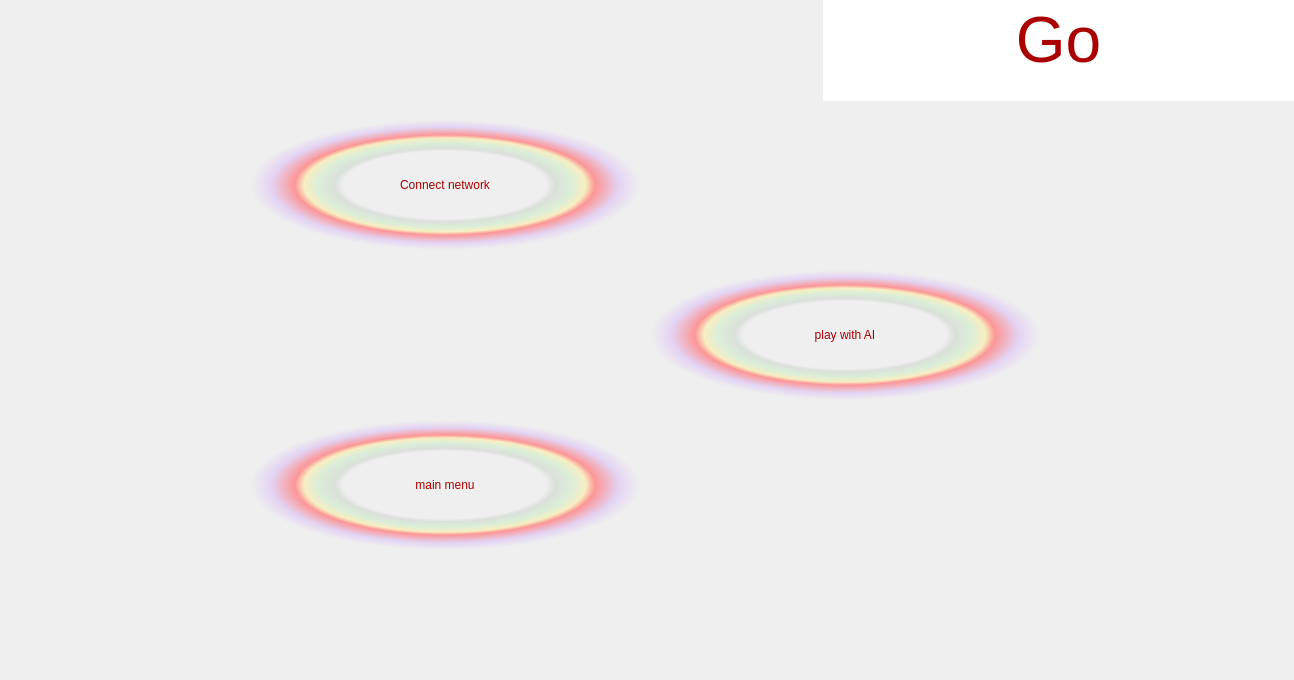
<?xml version="1.0" encoding="UTF-8"?>
<ui version="4.0">
 <class>go</class>
 <widget class="QWidget" name="go">
  <property name="geometry">
   <rect>
    <x>0</x>
    <y>0</y>
    <width>1294</width>
    <height>680</height>
   </rect>
  </property>
  <property name="windowTitle">
   <string>Form</string>
  </property>
  <property name="styleSheet">
   <string notr="true">background-image:url(:/go.png);
background-position:top right;</string>
  </property>
  <widget class="QPushButton" name="pushButton_3">
   <property name="geometry">
    <rect>
     <x>650</x>
     <y>270</y>
     <width>390</width>
     <height>130</height>
    </rect>
   </property>
   <property name="focusPolicy">
    <enum>Qt::NoFocus</enum>
   </property>
   <property name="contextMenuPolicy">
    <enum>Qt::CustomContextMenu</enum>
   </property>
   <property name="styleSheet">
    <string notr="true">font: 26pt &quot;MV Boli&quot;;
color:rgb(170, 0, 0);
border-style:solid;
background:qradialgradient(spread:pad, cx:0.5, cy:0.5, radius:0.5, fx:0.5, fy:0.5, stop:0 rgba(0, 0, 0, 0), stop:0.52 rgba(0, 0, 0, 0), stop:0.565 rgba(82, 121, 76, 33), stop:0.65 rgba(159, 235, 148, 64), stop:0.721925 rgba(255, 238, 150, 129), stop:0.77 rgba(255, 128, 128, 204), stop:0.89 rgba(191, 128, 255, 64), stop:1 rgba(0, 0, 0, 0))
       </string>
   </property>
   <property name="text">
    <string>play with AI</string>
   </property>
  </widget>
  <widget class="QPushButton" name="pushButton">
   <property name="geometry">
    <rect>
     <x>250</x>
     <y>120</y>
     <width>390</width>
     <height>130</height>
    </rect>
   </property>
   <property name="focusPolicy">
    <enum>Qt::NoFocus</enum>
   </property>
   <property name="contextMenuPolicy">
    <enum>Qt::CustomContextMenu</enum>
   </property>
   <property name="styleSheet">
    <string notr="true">font: 26pt &quot;MV Boli&quot;;
color:rgb(170, 0, 0);
border-style:solid;
background:qradialgradient(spread:pad, cx:0.5, cy:0.5, radius:0.5, fx:0.5, fy:0.5, stop:0 rgba(0, 0, 0, 0), stop:0.52 rgba(0, 0, 0, 0), stop:0.565 rgba(82, 121, 76, 33), stop:0.65 rgba(159, 235, 148, 64), stop:0.721925 rgba(255, 238, 150, 129), stop:0.77 rgba(255, 128, 128, 204), stop:0.89 rgba(191, 128, 255, 64), stop:1 rgba(0, 0, 0, 0))
       </string>
   </property>
   <property name="text">
    <string>Connect network</string>
   </property>
  </widget>
  <widget class="QPushButton" name="pushButton_2">
   <property name="geometry">
    <rect>
     <x>250</x>
     <y>420</y>
     <width>390</width>
     <height>130</height>
    </rect>
   </property>
   <property name="focusPolicy">
    <enum>Qt::NoFocus</enum>
   </property>
   <property name="contextMenuPolicy">
    <enum>Qt::CustomContextMenu</enum>
   </property>
   <property name="styleSheet">
    <string notr="true">font: 26pt &quot;MV Boli&quot;;
color:rgb(170, 0, 0);
border-style:solid;
background:qradialgradient(spread:pad, cx:0.5, cy:0.5, radius:0.5, fx:0.5, fy:0.5, stop:0 rgba(0, 0, 0, 0), stop:0.52 rgba(0, 0, 0, 0), stop:0.565 rgba(82, 121, 76, 33), stop:0.65 rgba(159, 235, 148, 64), stop:0.721925 rgba(255, 238, 150, 129), stop:0.77 rgba(255, 128, 128, 204), stop:0.89 rgba(191, 128, 255, 64), stop:1 rgba(0, 0, 0, 0))
       </string>
   </property>
   <property name="text">
    <string>main menu</string>
   </property>
  </widget>
  <widget class="QTextEdit" name="textEdit">
   <property name="geometry">
    <rect>
     <x>823</x>
     <y>0</y>
     <width>471</width>
     <height>101</height>
    </rect>
   </property>
   <property name="focusPolicy">
    <enum>Qt::NoFocus</enum>
   </property>
   <property name="contextMenuPolicy">
    <enum>Qt::DefaultContextMenu</enum>
   </property>
   <property name="styleSheet">
    <string notr="true">font: 40pt &quot;MV Boli&quot;;
color:rgb(170, 0, 0);</string>
   </property>
   <property name="frameShape">
    <enum>QFrame::NoFrame</enum>
   </property>
   <property name="lineWidth">
    <number>0</number>
   </property>
   <property name="html">
    <string>&lt;!DOCTYPE HTML PUBLIC &quot;-//W3C//DTD HTML 4.0//EN&quot; &quot;http://www.w3.org/TR/REC-html40/strict.dtd&quot;&gt;
&lt;html&gt;&lt;head&gt;&lt;meta name=&quot;qrichtext&quot; content=&quot;1&quot; /&gt;&lt;style type=&quot;text/css&quot;&gt;
p, li { white-space: pre-wrap; }
&lt;/style&gt;&lt;/head&gt;&lt;body style=&quot; font-family:'MV Boli'; font-size:40pt; font-weight:400; font-style:normal;&quot;&gt;
&lt;p align=&quot;center&quot; style=&quot; margin-top:0px; margin-bottom:0px; margin-left:0px; margin-right:0px; -qt-block-indent:0; text-indent:0px;&quot;&gt;&lt;span style=&quot; font-size:48pt;&quot;&gt;Go&lt;/span&gt;&lt;/p&gt;&lt;/body&gt;&lt;/html&gt;</string>
   </property>
  </widget>
 </widget>
 <resources/>
 <connections/>
 <slots>
  <slot>slot1()</slot>
 </slots>
</ui>
